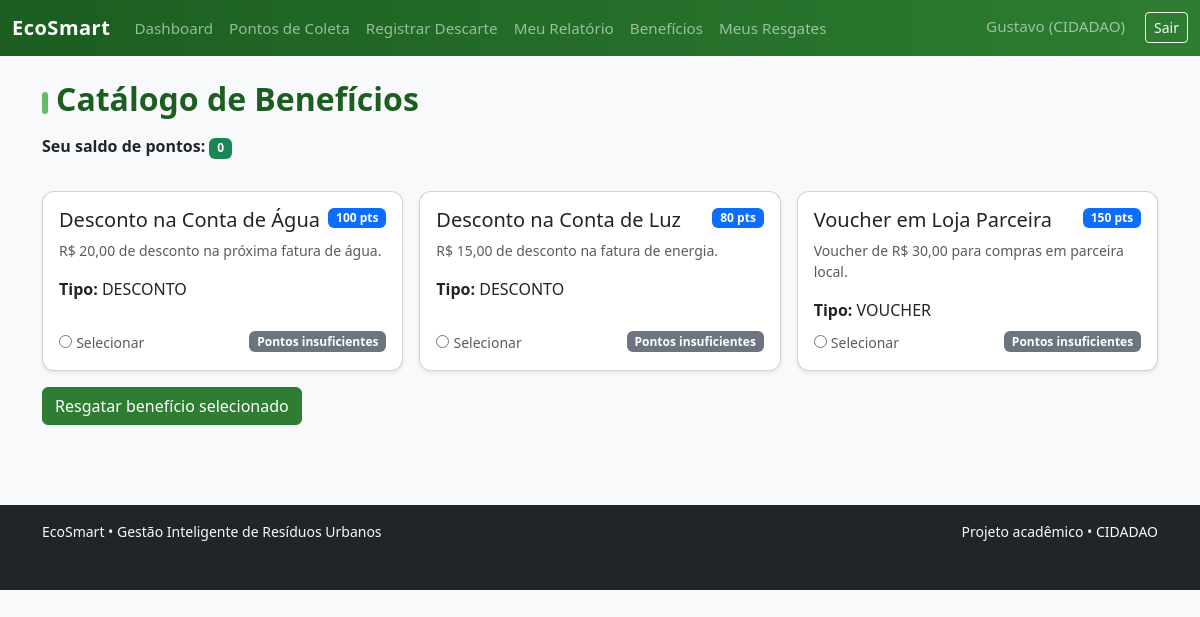
The page /beneficios (signed in) on the database its author committed.
### models.py (models this page shows)
class Usuario(db.Model, UserMixin):
    __tablename__ = "usuarios"
    id = db.Column(db.Integer, primary_key=True)
    nome = db.Column(db.String(100), nullable=False)
    email = db.Column(db.String(120), unique=True, nullable=False)
    senha_hash = db.Column(db.String(255), nullable=False)
    papel = db.Column(db.String(20), default="CIDADAO")
    data_cadastro = db.Column(db.DateTime, default=datetime.utcnow)
    saldo_pontos = db.Column(db.Integer, default=0)
    ativo = db.Column(db.Boolean, default=True)  # usuário ativo/inativo

class Beneficio(db.Model):
    __tablename__ = "beneficios"
    id = db.Column(db.Integer, primary_key=True)
    nome = db.Column(db.String(120), nullable=False)
    descricao = db.Column(db.String(255), nullable=True)
    custo_pontos = db.Column(db.Integer, nullable=False)
    tipo = db.Column(db.String(50), nullable=True)  # ex.: DESCONTO, VOUCHER, ETC.
    ativo = db.Column(db.Boolean, default=True)

### blueprints/citizen.py (the view, shortened to what this page needs)
@citizen_bp.route("/beneficios", methods=["GET", "POST"])
@login_required
def beneficios():
    lista_beneficios = Beneficio.query.filter_by(ativo=True).all()
    return render_template("beneficios.html", beneficios=lista_beneficios)

### app.py (called while the page is built)
@login_manager.user_loader
def load_user(user_id):
    return Usuario.query.get(int(user_id))

### templates/beneficios.html (shortened to what this page needs)
{% extends "base.html" %}
{% block content %}
<h2 class="mb-3">Catálogo de Benefícios</h2>
<p>
    <strong>Seu saldo de pontos:</strong>
    <span class="badge text-bg-success">{{ current_user.saldo_pontos }}</span>
</p>
{% if beneficios %}
<form method="POST">
  <div class="row g-3 mt-2">
    {% for b in beneficios %}
    <div class="col-12 col-md-6 col-lg-4">
      <div class="card h-100 shadow-sm">
        <div class="card-body d-flex flex-column">
          <div class="d-flex justify-content-between align-items-start mb-2">
            <h5 class="card-title mb-0">
               {{ b.nome }}
            </h5>
            <span class="badge text-bg-primary">
              {{ b.custo_pontos }} pts
            </span>
          </div>
          <p class="card-text small text-muted">
            {{ b.descricao }}
          </p>
          <p class="card-text mb-2">
            <strong>Tipo:</strong> {{ b.tipo or "Não informado" }}
          </p>
          <div class="mt-auto d-flex justify-content-between align-items-center">
            <div>
              <input type="radio" name="beneficio_id" value="{{ b.id }}" required>
              <small class="text-muted">Selecionar</small>
            </div>
            {% if current_user.saldo_pontos >= b.custo_pontos %}
              <span class="badge text-bg-success">
                <i class="bi bi-check-circle"></i> Você tem pontos suficientes
              </span>
            {% else %}
              <span class="badge text-bg-secondary">
                 Pontos insuficientes
              </span>
            {% endif %}
          </div>
        </div>
      </div>
    </div>
    {% endfor %}
  </div>
  <button type="submit" class="btn btn-success mt-3">
     Resgatar benefício selecionado
  </button>
</form>
{% else %}
  <div class="alert alert-warning mt-3">
    Nenhum benefício disponível no momento.
  </div>
{% endif %}
{% endblock %}

### templates/base.html (shortened to what this page needs)
<!doctype html>
<html lang="pt-BR">
<head>
    <link
        href="https://cdn.jsdelivr.net/npm/bootstrap@5.3.2/dist/css/bootstrap.min.css"
        rel="stylesheet"
    >
    <link rel="stylesheet" href="{{ url_for('static', filename='ecosmart.css') }}">
</head>
<body class="bg-light">
<nav class="navbar navbar-expand-lg navbar-dark bg-success">
  <div class="container-fluid">
    <a class="navbar-brand" href="{{ url_for('main.index') }}">EcoSmart</a>
    <div class="collapse navbar-collapse" id="navbarEco">
      <ul class="navbar-nav me-auto mb-2 mb-lg-0">
  {% if current_user.is_authenticated %}
    <li class="nav-item">
      <a class="nav-link" href="{{ url_for('main.dashboard') }}">
         Dashboard
      </a>
    </li>
    <li class="nav-item">
      <a class="nav-link" href="{{ url_for('citizen.pontos') }}">
         Pontos de Coleta
      </a>
    </li>
    <li class="nav-item">
      <a class="nav-link" href="{{ url_for('citizen.registrar_descarte') }}">
         Registrar Descarte
      </a>
    </li>
    <li class="nav-item">
      <a class="nav-link" href="{{ url_for('citizen.relatorio_pessoal') }}">
         Meu Relatório
      </a>
    </li>
    <li class="nav-item">
      <a class="nav-link" href="{{ url_for('citizen.beneficios') }}">
         Benefícios
      </a>
    </li>
    <li class="nav-item">
      <a class="nav-link" href="{{ url_for('citizen.meus_resgates') }}">
         Meus Resgates
      </a>
    </li>
        {% endif %}
      </ul>
      <ul class="navbar-nav ms-auto mb-2 mb-lg-0">
        {% if current_user.is_authenticated %}
          <li class="nav-item">
          <span class="navbar-text me-3">
               {{ current_user.nome }} ({{ current_user.papel }})
          </span>
          <a class="btn btn-outline-light btn-sm" href="{{ url_for('auth.logout') }}">
             Sair
          </a>
        {% endif %}
      </ul>
    </div>
  </div>
</nav>
<div class="container mt-4">
  {% block content %}{% endblock %}
</div>
<footer class="mt-5 py-3 bg-dark text-light">
  <div class="container small d-flex flex-wrap justify-content-between gap-2">
    <span>
       EcoSmart • Gestão Inteligente de Resíduos Urbanos
    </span>
    <span>
      Projeto acadêmico • {{ current_user.papel if current_user.is_authenticated else "Usuário visitante" }}
    </span>
  </div>
</footer>
</body>
</html>

### static/ecosmart.css (style rules this page uses)
body { background: #f1f7f3; }
.navbar.bg-success { background: linear-gradient(90deg, #1b5e20, #2e7d32); }
.navbar-brand { font-weight: 700; letter-spacing: 0.5px; }
.nav-link, .navbar-text { font-size: 0.95rem; }
.card { border-radius: 0.75rem; box-shadow: 0 3px 8px rgba(0, 0, 0, 0.08); }
h1, h2, h3, h4 { color: #1b5e20; font-weight: 600; }
.btn-success { background-color: #2e7d32; border-color: #2e7d32; }
.container { padding-bottom: 2rem; }
a { color: #2e7d32; }
h2::before { content: ""; display: inline-block; width: 6px; height: 22px; background-color: #66bb6a; border-radius: 3px; margin-right: 8px; vertical-align: -3px; }

### rows shown on the page
Usuario: nome "Gustavo", papel "CIDADAO", saldo_pontos "0"
Beneficio: nome "Desconto na Conta de Água", custo_pontos "100", descricao "R$ 20,00 de desconto na próxima fatura de água.", tipo "DESCONTO", shows "Pontos insuficientes"
Beneficio: nome "Desconto na Conta de Luz", custo_pontos "80", descricao "R$ 15,00 de desconto na fatura de energia.", tipo "DESCONTO", shows "Pontos insuficientes"
Beneficio: nome "Voucher em Loja Parceira", custo_pontos "150", descricao "Voucher de R$ 30,00 para compras em parceira local.", tipo "VOUCHER", shows "Pontos insuficientes"
